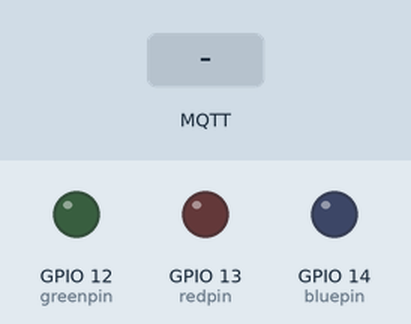
This sketch was run on a simulated ESP8266 (NodeMCU). Parts: output pins drawn as LEDs (lit = HIGH). The inputs (shaded band) are chosen by the test bench. WiFi joins after 1.5 s; servers stay silent unless stated; no MQTT or app messages arrive unless stated; what the sketch prints to the serial monitor is not drawn.

Above: at 2.7 s.
2.8 s: MQTT message "1" arrives on the first subscribed topic
At 3.9 s:
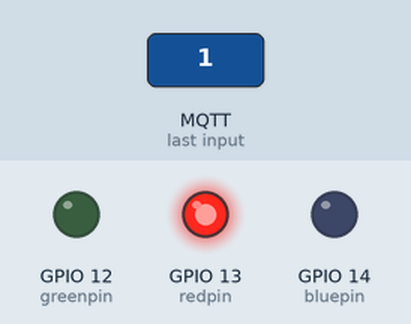
4.3 s: MQTT message "1" arrives on the second subscribed topic
At 5.0 s:
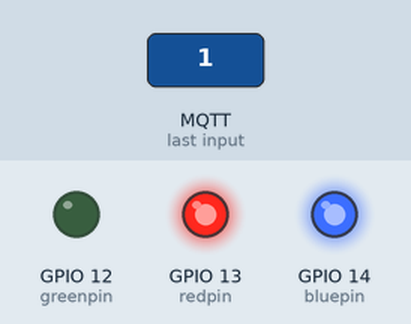
5.8 s: MQTT message "0" arrives on the first subscribed topic
At 6.2 s:
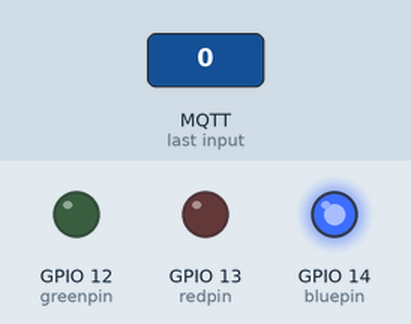
7.3 s: MQTT message "1" arrives on the third subscribed topic
At 8.5 s:
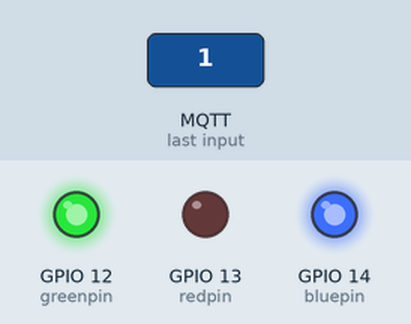
8.8 s: MQTT message "0" arrives on the second subscribed topic
At 9.7 s:
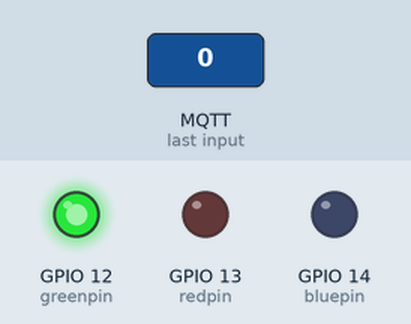
10.3 s: MQTT message "0" arrives on the third subscribed topic
At 10.8 s:
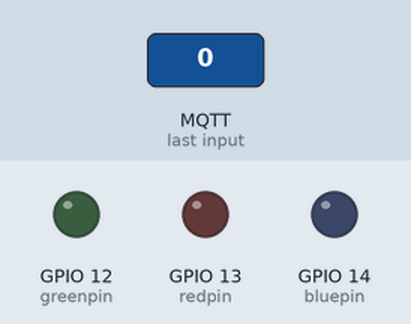
Timing chart, 0 to 12.8 s (numbered marks = the images above; inputs shaded):
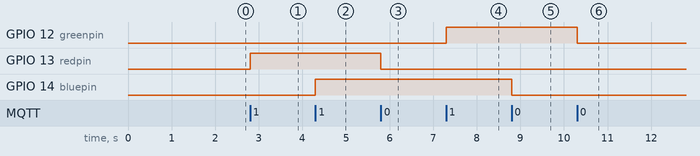

Measured:
- after the input at 2.8 s, GPIO 13 (redpin): LOW → HIGH at once
- after the input at 4.3 s, GPIO 14 (bluepin): LOW → HIGH at once
- after the input at 5.8 s, GPIO 13 (redpin): HIGH → LOW at once
- after the input at 7.3 s, GPIO 12 (greenpin): LOW → HIGH at once
- after the input at 8.8 s, GPIO 14 (bluepin): HIGH → LOW at once
- after the input at 10.3 s, GPIO 12 (greenpin): HIGH → LOW at once

The sketch:

iotporto.ino
```cpp
#include <ESP8266WiFi.h>
#include <WiFiManager.h> // https://github.com/tzapu/WiFiManager
#include <PubSubClient.h>

const char* mqtt_server = "your-raspi-ip-address";

WiFiClient espClient;
PubSubClient client(espClient);

int redpin = 13; //select the pin for the red LED
int bluepin =14; // select the pin for the  blue LED
int greenpin =12;// select the pin for the green LED

void blue_on()
{
  digitalWrite(14, HIGH);
  delay(1000);


}
void blue_off(){
  digitalWrite(14, LOW);
  delay(1000);
}

void red_on(){
  digitalWrite(13, HIGH);
  delay(1000);

}
void red_off() {
  digitalWrite(13, LOW);
  delay(1000);

}

void green_on(){
  digitalWrite(12, HIGH);
  delay(1000);

}
void green_off(){
  digitalWrite(12, LOW);
  delay(1000);
}
void setup_wifi() {
    // WiFi.mode(WIFI_STA); // explicitly set mode, esp defaults to STA+AP
    // it is a good practice to make sure your code sets wifi mode how you want it.

    // put your setup code here, to run once:
    Serial.begin(115200);

    //WiFiManager, Local intialization. Once its business is done, there is no need to keep it around
    WiFiManager wm;

    // reset settings - wipe stored credentials for testing
    // these are stored by the esp library
    wm.resetSettings();

    // Automatically connect using saved credentials,
    // if connection fails, it starts an access point with the specified name ( "AutoConnectAP"),
    // if empty will auto generate SSID, if password is blank it will be anonymous AP (wm.autoConnect())
    // then goes into a blocking loop awaiting configuration and will return success result

    bool res;
    // res = wm.autoConnect(); // auto generated AP name from chipid
    // res = wm.autoConnect("AutoConnectAP"); // anonymous ap
    res = wm.autoConnect("AutoConnectAP","password"); // password protected ap

    if(!res) {
        Serial.println("Failed to connect");
        // ESP.restart();
    }
    else {
        //if you get here you have connected to the WiFi
        Serial.println("connected...yeey :)");
    }

}

void callback(String topic, byte* message, unsigned int length) {
  Serial.print("message arrived on topic: ");
  Serial.print(topic);
  Serial.print(". Message: ");
  String messageTemp;

  for (int i = 0; i < length; i++) {
    Serial.print((char)message[i]);
    messageTemp += (char)message[i];
  }
  Serial.println( );

  if(topic == "esp8266/14"){
    Serial.print("Blue Time");
    if (messageTemp == "1"){
      blue_on();
      Serial.print("on");
    }
    else if(messageTemp == "0"){
      blue_off();
      Serial.print("off");
    }
  }
    if(topic == "esp8266/13"){
    Serial.print("Red Time");
    if (messageTemp == "1"){
      red_on();
      Serial.print("on");
    }
    else if(messageTemp == "0"){
      red_off();
      Serial.print("off");
    }
  }

    if(topic == "esp8266/12"){
    Serial.print("Green Time");
    if (messageTemp == "1"){
      green_on();
      Serial.print("on");
    }
    else if(messageTemp == "0"){
      green_off();
      Serial.print("off");
    }
  }


  Serial.println();


}

void reconnect() {
  while (!client.connected()){
    Serial.print("Attempting MQTT connection....");

    if (client.connect("ESP8266Client")) {
      Serial.println("connected");
      client.subscribe("esp8266/13");
      client.subscribe("esp8266/14");
      client.subscribe("esp8266/12");
      client.subscribe("esp8266/2");

    }else{
      Serial.print("failed, rc=");
      Serial.print(client.state());
      Serial.println(" try again in 5 seconds ");
      delay(5000);
    }
  }
}

void setup() {
  Serial.begin(115200);
  pinMode(redpin, OUTPUT);
  pinMode(bluepin, OUTPUT);
  pinMode(greenpin, OUTPUT);
//  servo.attach(2); //D4
//  servo.write(0);


  setup_wifi();
  client.setServer(mqtt_server, 1883);
  client.setCallback(callback);
}

void loop()
{
  if(!client.connected()) {
    reconnect();
  }
  if(!client.loop())
  client.connect("ESP8266Client");
}
```
